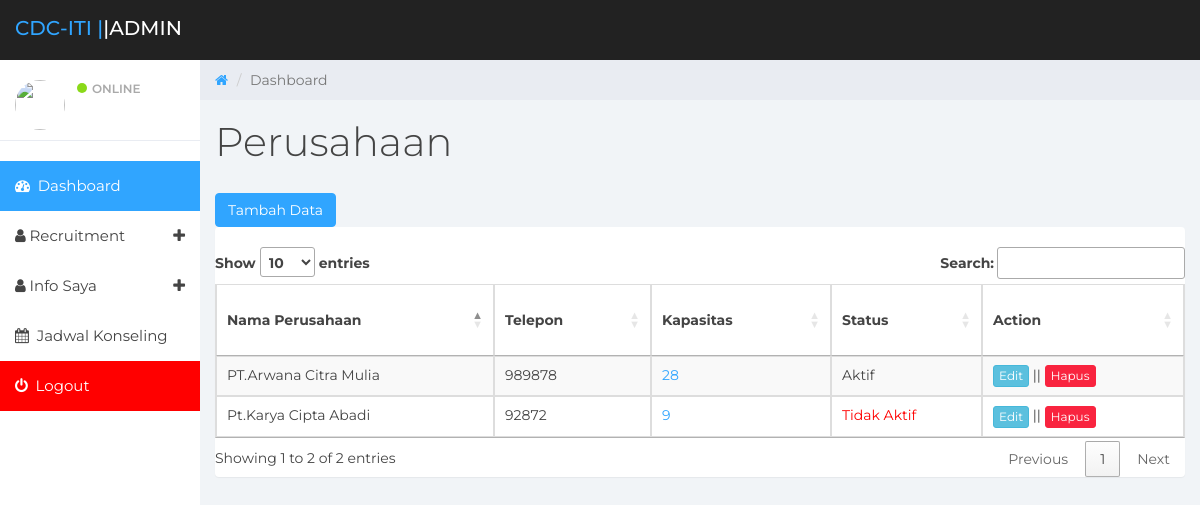
The page /admin/user.php?jenis=Perusahaan on the database its author committed.
### tables this page shows
CREATE TABLE IF NOT EXISTS `user` (
  `id_user` int(10) NOT NULL AUTO_INCREMENT,
  `nik` int(15) NOT NULL,
  `nama` varchar(100) NOT NULL,
  `tempat_lahir` varchar(20) NOT NULL,
  `tgl_lahir` varchar(20) NOT NULL,
  `alamat` varchar(300) NOT NULL,
  `telepon` int(15) NOT NULL,
  `email` varchar(50) NOT NULL,
  `foto` varchar(50) NOT NULL,
  `level_pendidikan` varchar(20) NOT NULL,
  `pendidikan` varchar(100) NOT NULL,
  `username` varchar(50) NOT NULL,
  `password` varchar(100) NOT NULL,
  `status` varchar(50) NOT NULL,
  `kapasitas` int(2) NOT NULL,
  `jenis` varchar(50) NOT NULL,
  `deskripsi` text NOT NULL,
  `website` varchar(100) NOT NULL,
  PRIMARY KEY (`id_user`)
);

### admin/user.php (the view, shortened to what this page needs)
<?php
		switch ($_GET['mode']) {
			default:
				lihat();
				break;
		}
function lihat(){
	include 'header.php';
?>
<link rel="stylesheet" type="text/css" href="//cdn.datatables.net/1.10.15/css/jquery.dataTables.min.css">
	<div class="col-sm-9 col-sm-offset-3 col-lg-10 col-lg-offset-2 main">
		<div class="row">
			<ol class="breadcrumb">
				<li><a href="#">
					<em class="fa fa-home"></em>
				</a></li>
				<li class="active">Dashboard</li>
			</ol>
		</div>
		<div class="row">
			<div class="col-lg-12">
				<h1 class="page-header"><?=$_GET['jenis']?></h1>
				<a href="?mode=form&jenis=<?=$_GET['jenis']?>"><button class="btn btn-primary">Tambah Data</button></a>
			</div>
		</div>
		<div class="panel panel-container">
			<table class="table table-striped table-bordered data">
			<?php
				if($_GET['jenis']=="Perusahaan"){
			?>
			<thead>
				<tr>
					<th>Nama Perusahaan</th>
					<th>Telepon</th>
					<th>Kapasitas</th>
					<th>Status</th>
					<th>Action</th>
				</tr>
			</thead>
			<tbody>
			<?php
				$sql="SELECT * FROM user where jenis ='$_GET[jenis]' " ;
				$res=mysql_query($sql);
				while($arr=mysql_fetch_array($res)){
			?>
				<tr>
					<td><?=$arr['nama']?></td>
					<td><?=$arr['telepon']?></td>
					<td><a href="?mode=harga&id=<?=$arr['id_user']?>"><?=$arr['kapasitas']?></a></td>
					<td><?php if($arr['status']){echo "Aktif";}else{echo "<font color=red>Tidak Aktif</font>";}?></td>
					<td><a href="?mode=form&jenis=Perusahaan&id=<?=$arr['id_user']?>&t=<?=md5('term')?>" class="btn btn-xs btn-info">Edit</a> || <a href="modul/hapus.php?mode=hapus_user&id=<?=$arr['id_user']?>&jenis=<?=$_GET['jenis']?>" onclic		k="return confirm('Anda Yakin Ingin Menghapus Data Ini?')" class="btn btn-xs btn-danger">Hapus</a></td>
				</tr>
			<?php } ?>
			</tbody>
			<?php } ?>
		</table>
			</div>
<?php
include 'footer.php';
}
?>

### admin/css/styles.css (style rules this page uses)
body { background: #f1f4f7; padding-top: 60px; font-size: 14px; color: #444444; font-family: "Montserrat", "Helvetica Neue", Helvetica, Arial, sans-serif; }
a, a:hover, a:focus { color: #30a5ff; }
h1, h2, h3, h4, h5, h6 { color: #444444; }
h1 { font-weight: 300; font-size: 40px; }
.btn-primary, .btn-primary:hover, .btn-primary:focus, .btn-primary:active, .btn-primary.active, .open > .dropdown-toggle.btn-primary, .btn-primary.disabled, .btn-primary[disabled], fieldset[disabled] .btn-primary, .btn-primary.disabled:hover, .btn-primary[disabled]:hover, fieldset[disabled] .btn-primary:hover, .btn-primary.disabled:focus, .btn-primary[disabled]:focus, fieldset[disabled] .btn-primary:focus, .btn-primary.disabled:active, .btn-primary[disabled]:active, fieldset[disabled] .btn-primary:active, .btn-primary.disabled.active, .btn-primary[disabled].active, fieldset[disabled] .btn-primary.active { background-color: #30a5ff; border-color: #30a5ff; }
.btn-danger, .btn-danger:hover, .btn-danger:focus, .btn-danger:active, .btn-danger.active, .open > .dropdown-toggle.btn-danger, .btn-danger.disabled, .btn-danger[disabled], fieldset[disabled] .btn-danger, .btn-danger.disabled:hover, .btn-danger[disabled]:hover, fieldset[disabled] .btn-danger:hover, .btn-danger.disabled:focus, .btn-danger[disabled]:focus, fieldset[disabled] .btn-danger:focus, .btn-danger.disabled:active, .btn-danger[disabled]:active, fieldset[disabled] .btn-danger:active, .btn-danger.disabled.active, .btn-danger[disabled].active, fieldset[disabled] .btn-danger.active { background-color: #f9243f; border-color: #f9243f; }
.panel { border: 0; }
.panel-container { padding-top: 20px; }
.breadcrumb { border-radius: 0; padding: 10px 15px 10px 15px; background: #e9ecf2; margin: 0; }
h1.page-header { margin-top: 20px; border-bottom: 0; }
.table { background: #fff; }
.table > thead > tr > th { border-bottom: 1px solid #e6e7e8; vertical-align: middle; height: 50px; }

### rows shown on the page
user: nama "PT.Arwana Citra Mulia", telepon "989878", kapasitas "28", status "Aktif"
user: nama "Pt.Karya Cipta Abadi", telepon "92872", kapasitas "9", status "Tidak Aktif"

### other values the page prints
$_GET['jenis'] "Perusahaan"
